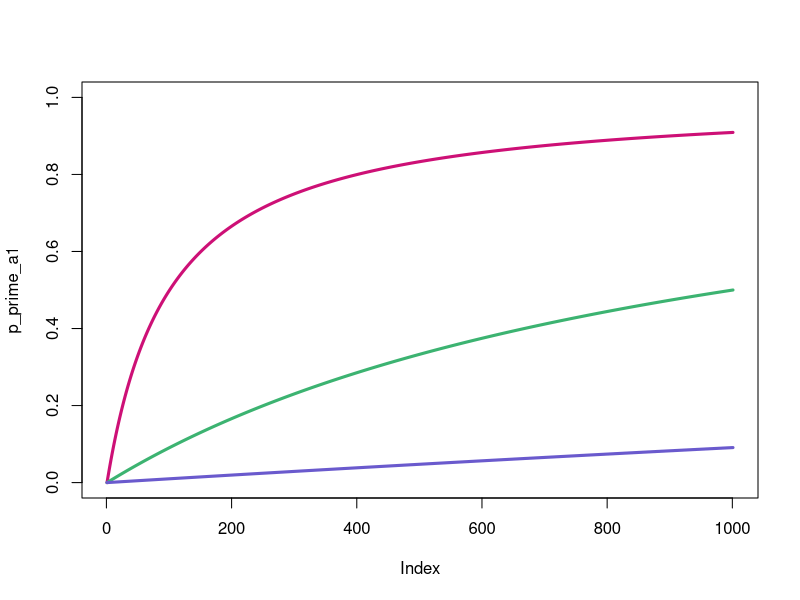

This figure's R source: (Note: this script raises an error after producing the figure.)


#=============================================================================#
# setting up workspace
#=============================================================================#
rm(list = ls())
setwd('.')

#=============================================================================#
# creating toy data sets
#=============================================================================#

pathogen_a = seq(0, 1000, by = 1)
pathogen_b1 = 100
pathogen_b2 = 1000
pathogen_b3 = 10000

p_prime_a1 = pathogen_a / (pathogen_a+pathogen_b1)
p_prime_a2 = pathogen_a / (pathogen_a+pathogen_b2)
p_prime_a3 = pathogen_a / (pathogen_a+pathogen_b3)
plot(p_prime_a1, ylim = c(0,1), col = 'deeppink3', type = 'l', lwd = 3)
lines(p_prime_a2, col = 'mediumseagreen', type = 'l', lwd = 3)
lines(p_prime_a3, col = 'slateblue', type = 'l', lwd = 3)


## braga values
# se = c(0.813, 1, 0.583, 0.809, 0.756, 0.286)
# se[which(se == 1)] = 0.999
# sp = c(0.109, 0.014, 0.519, 0.580, 0.635, 0.973)
# se_sp_mat = matrix(NA, ncol = 2, nrow = length(se))
# se_sp_mat[,1] = se
# se_sp_mat[,2] = sp
# 
# se_sp_mat = se_sp_mat[order(se),]

## random values
# 6x6
# se = c(0.2, 0.4, 0.6, 0.8)
# sp = c(0.2, 0.4, 0.6, 0.8)

# 5x5
se = c(0.8, 0.5, 0.2)
sp = c(0.2, 0.5, 0.8)


# se = c(0.1, 0.5, 0.9)
# sp = c(0.1, 0.5, 0.9)

# se = seq(0.1, 0.9, by = 0.3)
se = c(0.99, se)
# sp = seq(0.1, 0.9, by = 0.3)
sp = c(sp, 0.99)
se_sp_mat = expand.grid(se, sp)
# se_sp_mat[100,] = c(0.286, 0.973)
names(se_sp_mat) = c('se', 'sp')
se_sp_mat = as.matrix(se_sp_mat, ncol = 2)


# se_sp_mat = matrix(c(0.286, 0.973), nrow = 1)

#=============================================================================#
# functions
#=============================================================================#

# se and sp constraints 1 & 2 --> 1 = se > p'; 2 = se + sp cannot equal 1
constrain_diag_1_2 = function(p_prime_in, diag_mat_in, browse = F){
  if(browse) browser()
  return(which((diag_mat_in[,1] > p_prime_in) & diag_mat_in[,1] + diag_mat_in[,2] != 1))
}


# se and sp constraint 3 --> numerator and denomiator of p must either both be 
# positive or negative to result in a postive p value
constrain_diag_3 = function(p_prime_in, diag_mat_in, browse = F){
  if(browse) browser()
  
  if(length(diag_mat_in) == 0){
    diag_mat_in = matrix(NA, ncol= 2)
  }
  
  if(length(nrow(diag_mat_in)) == 0){
    diag_mat_in = matrix(diag_mat_in, ncol = 2)
  }
  
  a = sapply(1:nrow(diag_mat_in), function(ff) p_prime_in - 1 + diag_mat_in[ff,2])
  b = sapply(1:nrow(diag_mat_in), function(ff) diag_mat_in[ff,1] - 1 + diag_mat_in[ff,2])
  
  # out_return = which(a/b <= 1 & a/b >= 0)
  # if(sum(out_return) == 0){
  #   out_return = NA
  # }

  # return(out_return)
  return(which(a/b <= 1 & a/b >= 0))
}


# calculate pZ function 
calc_pZ = function(se_in, sp_in, p_prime_in, browse = F){
  if(browse) browser()
  return(
    sapply(1:length(se_in), function(ff) 
      ((p_prime_in - 1 + sp_in[ff]) / (sp_in[ff] - 1 + se_in[ff])))
  )  
}


# function to calculate the number of missed Zika infections
# if output is positive --> there were Zika cases missed
# if output is negative --> there were dengue/chik cases missed
calc_missed_zika = function(c_Z_in, c_O_in, p_z_in){
  cases_missed_out = ((c_Z_in + c_O_in) * p_z_in) - c_Z_in
  return(cases_missed_out)
}


#=============================================================================#
# calculating allowable se and sp and estimating p_Z
#=============================================================================#

p_a1 = list()
length(p_a1) = length(p_prime_a1)
p_a2 = list()
length(p_a2) = length(p_prime_a2)
p_a3 = list()
length(p_a3) = length(p_prime_a3)

  
for(ii in 1:length(p_prime_a2)){
  diag_1_2 = constrain_diag_1_2(p_prime_a1[ii], se_sp_mat)
  diag_3 = matrix(se_sp_mat[diag_1_2,], ncol = 2)[constrain_diag_3(p_prime_a1[ii], se_sp_mat[diag_1_2,]),]

  p_a1[[ii]] = list(calc_pZ(se_in = matrix(diag_3, ncol = 2)[,1],
                            sp_in = matrix(diag_3, ncol = 2)[,2],
                            p_prime_in = p_prime_a1[ii], browse = F), diag_3)
  
  diag_1_2 = constrain_diag_1_2(p_prime_a2[ii], se_sp_mat)
  diag_3 = matrix(se_sp_mat[diag_1_2,], ncol = 2)[constrain_diag_3(p_prime_a2[ii], se_sp_mat[diag_1_2,]),]
  
  p_a2[[ii]] = list(calc_pZ(se_in = matrix(diag_3, ncol = 2)[,1], 
                            sp_in = matrix(diag_3, ncol = 2)[,2], 
                            p_prime_in = p_prime_a2[ii]), diag_3)
  
  diag_1_2 = constrain_diag_1_2(p_prime_a3[ii], se_sp_mat)
  diag_3 = matrix(se_sp_mat[diag_1_2,], ncol = 2)[constrain_diag_3(p_prime_a3[ii], se_sp_mat[diag_1_2,]),]

  p_a3[[ii]] = list(calc_pZ(se_in = matrix(diag_3, ncol = 2)[,1],
                            sp_in = matrix(diag_3, ncol = 2)[,2],
                            p_prime_in = p_prime_a3[ii]), diag_3)
  
}


#=============================================================================#
# plotting observed versus re-estimated
#=============================================================================#

se_sp_mat

df_list1 = list()
length(df_list1)= nrow(se_sp_mat)

df_list2 = list()
length(df_list2)= nrow(se_sp_mat)

df_list3 = list()
length(df_list3)= nrow(se_sp_mat)


for(ii in 1:length(df_list1)){
  df_list1[[ii]] = rep(NA, length(p_a2))
  df_list2[[ii]] = rep(NA, length(p_a2))
  df_list3[[ii]] = rep(NA, length(p_a2))
}



for(ii in 1:length(p_a2)){
  
  #b1
  ind_tmp = which(se_sp_mat[,1] %in% matrix(p_a1[[ii]][[2]], ncol = 2)[,1] & 
                    se_sp_mat[,2] %in% matrix(p_a1[[ii]][[2]], ncol = 2)[,2])
  if(sum(ind_tmp != 0)){
    for(tt in 1:length(ind_tmp)){
      df_list1[[ind_tmp[tt]]][ii] = calc_missed_zika(c_Z_in = pathogen_a[ii], 
                                                    c_O_in = pathogen_b1, 
                                                    p_z_in = p_a1[[ii]][[1]][tt])
    }
  }
  
  # b2
  ind_tmp = which(se_sp_mat[,1] %in% matrix(p_a2[[ii]][[2]], ncol = 2)[,1] & 
                    se_sp_mat[,2] %in% matrix(p_a2[[ii]][[2]], ncol = 2)[,2])
  if(sum(ind_tmp != 0)){
    for(tt in 1:length(ind_tmp)){
      df_list2[[ind_tmp[tt]]][ii] = calc_missed_zika(c_Z_in = pathogen_a[ii], 
                                                    c_O_in = pathogen_b2, 
                                                    p_z_in = p_a2[[ii]][[1]][tt])
    }
  }
  
  #b3
  ind_tmp = which(se_sp_mat[,1] %in% matrix(p_a3[[ii]][[2]], ncol = 2)[,1] & 
                    se_sp_mat[,2] %in% matrix(p_a3[[ii]][[2]], ncol = 2)[,2])
  if(sum(ind_tmp != 0)){
    for(tt in 1:length(ind_tmp)){
      df_list3[[ind_tmp[tt]]][ii] = calc_missed_zika(c_Z_in = pathogen_a[ii], 
                                                    c_O_in = pathogen_b3, 
                                                    p_z_in = p_a3[[ii]][[1]][tt])
    }
  }
}


revised_a1 = df_list1
revised_a2 = df_list2
revised_a3 = df_list3
for(ii in 1:length(df_list1)){
  revised_a1[[ii]] = df_list1[[ii]] + pathogen_a
  revised_a2[[ii]] = df_list2[[ii]] + pathogen_a
  revised_a3[[ii]] = df_list3[[ii]] + pathogen_a
}


pdf('../output/results_final/toy_analysis_revised_estimates_se_sp_set.pdf',
    height = 5.5, width = 6.5)
# layout(matrix(1:36, 6, 6))
# layout(matrix(1:25, 5, 5))
layout(matrix(1:16, 4, 4))
# layout(matrix(1:9, 3, 3))
# layout(matrix(1:6, 2, 3))
par(mar = c(0.25, 0.25, 0.25, 0.25), oma = c(5,5,2,6))

for(ii in 1:length(revised_a1)){
  
  mat_tmp = matrix(NA, nrow = length(pathogen_a), ncol = 4)
  mat_tmp[,1] = pathogen_a
  mat_tmp[,2] = revised_a1[[ii]]
  mat_tmp[,3] = revised_a2[[ii]]
  mat_tmp[,4] = revised_a3[[ii]]
  
  # if(ii %in% c(6, 12, 18, 24, 30, 36)){
  if(ii %in% c(4, 8, 12, 16)){  
    if(ii == 4){
      plot(-100, -100, xlim = c(0, 1000), ylim = c(0,5000), las = 1, xaxt = 'n')
      axis(side = 1, at = c(0, 500, 1000), labels = c(0, 500, 1000), las = 2)
    }else{
      plot(-100, -100, xlim = c(0, 1000), ylim = c(0,5000), yaxt = 'n', xaxt = 'n')
      axis(side = 1, at = c(0, 500, 1000), labels = c(0, 500, 1000), las = 2)
    }
  }else if(ii %in% c(1:4)){
    plot(-100, -100, xlim = c(0, 1000), ylim = c(0,5000), xaxt = 'n', las = 1)
  }else{
    plot(-100, -100, xlim = c(0, 1000), ylim = c(0,5000), xaxt = 'n', yaxt = 'n')
  }
  
  if(ii == 1){
    legend('topleft', legend = c('Disease B = 100', 
                                          'Disease B = 1000',
                                          'Disease B = 10000',
                                 '1:1 line'),
           lty = c(1,1,1,3), lwd = 2, col = c('deeppink3', 'mediumseagreen', 'slateblue', rgb(0,0,0,0.5)), bty = 'n', cex = 0.85)
    
    mtext(side = 3, text = expression(italic('sp = ') * 0.2))
  }
  
  if(ii == 5){
    mtext(side = 3, text = expression(italic('sp = ') * 0.5))
  }
  
  if(ii == 9){
    mtext(side = 3, text = expression(italic('sp = ') * 0.8))
  }
  
  if(ii == 13){
    mtext(side = 3, text = expression(italic('sp = ') * 0.99))
    mtext(side = 4, text = expression(italic('se = ') * 0.99), las = 1, line = 0.25)
  }
  
  if(ii == 14){
    mtext(side = 4, text = expression(italic('se = ') * 0.8), las = 1, line = 0.25)
  }
  
  if(ii == 15){
    mtext(side = 4, text = expression(italic('se = ') * 0.5), las = 1, line = 0.25)
  }
  
  if(ii == 16){
    mtext(side = 4, text = expression(italic('se = ') * 0.2), las = 1, line = 0.25)
  }
  
  abline(1,1, col = rgb(0,0,0,0.5), lwd = 2, lty = 3)
  
  lines(mat_tmp[,1], mat_tmp[,2], col = 'deeppink3', lwd = 2)
  # points(mat_tmp[,1], mat_tmp[,2], pch = 16, col = 'deeppink3', cex = 1.2)
  
  lines(mat_tmp[,1], mat_tmp[,3], col = 'mediumseagreen', lwd = 2)
  # points(mat_tmp[,1], mat_tmp[,3], pch = 16, col = 'mediumseagreen', cex = 1.2)
  
  lines(mat_tmp[,1], mat_tmp[,4], col = 'slateblue', lwd = 2)
  # points(mat_tmp[,1], mat_tmp[,4], pch = 16, col = 'slateblue', cex = 1.2)
  
  # mtext(side = 3, text = paste0('se=', se_sp_mat[ii,1], ', sp=', se_sp_mat[ii,2]), cex = 0.9)
}
mtext(side =1, outer = T, 'Reported incidence of disease A', line = 3.5)
mtext(side =2, outer = T, 'Revised incidence of disease A', line = 3.5)

dev.off()

